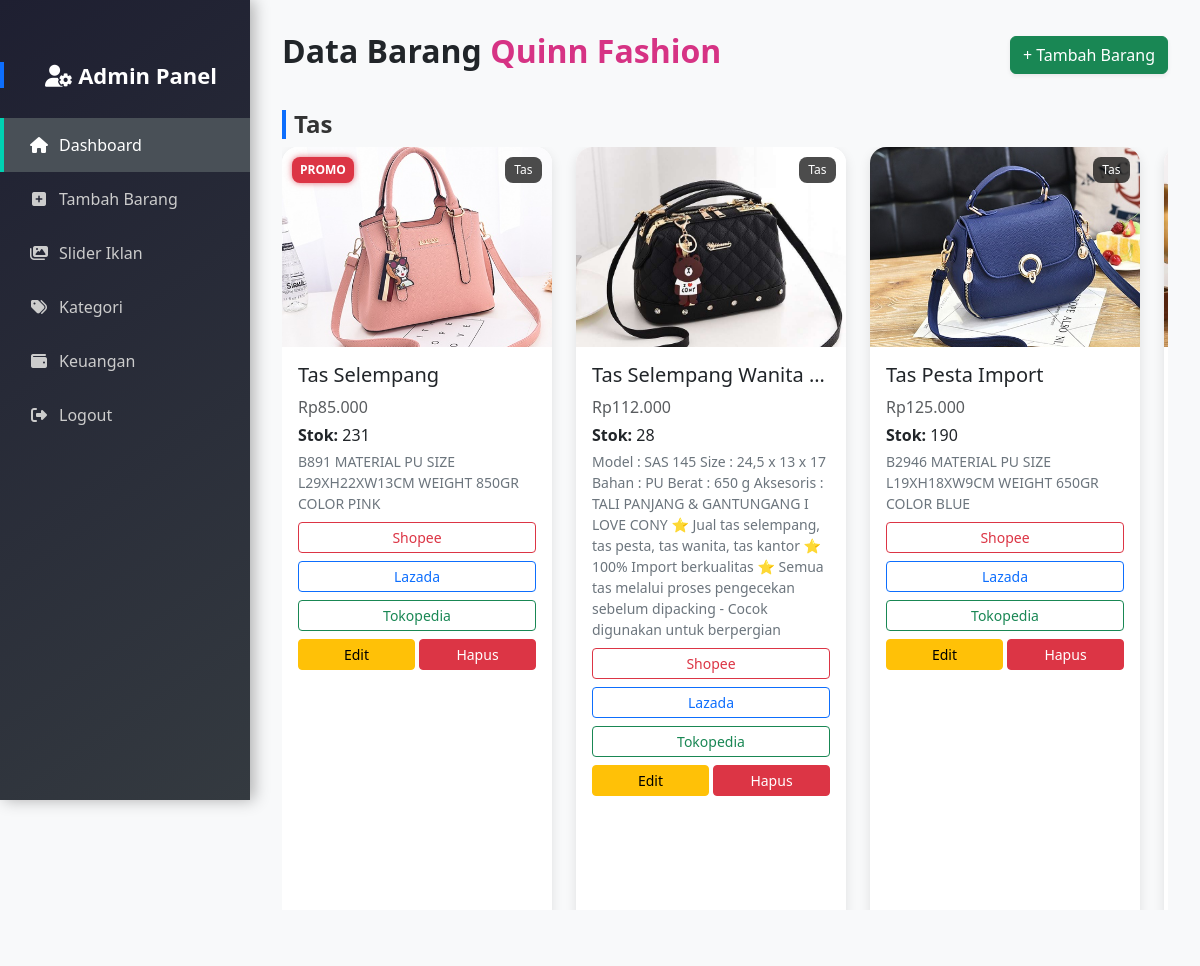
The app's page /index.php (signed in) with its own data.
### tables this page shows
CREATE TABLE `barang` (
  `id` int(11) NOT NULL,
  `nama_barang` varchar(100) NOT NULL,
  `harga` int(11) NOT NULL,
  `stok` int(11) NOT NULL,
  `gambar` varchar(255) DEFAULT NULL,
  `deskripsi` text DEFAULT NULL,
  `link_shopee` text DEFAULT NULL,
  `link_lazada` text DEFAULT NULL,
  `link_tokopedia` text DEFAULT NULL,
  `created_at` timestamp NOT NULL DEFAULT current_timestamp(),
  `kategori_id` int(11) DEFAULT NULL,
  `promo` varchar(255) DEFAULT NULL
);

### index.php (the view, shortened to what this page needs)
<?php
include 'inc/db.php';
include 'inc/sidebar.php';
$barang = mysqli_query($conn, "SELECT barang.*, kategori.nama_kategori FROM barang JOIN kategori ON barang.kategori_id = kategori.id");
?>
<link href="https://cdn.jsdelivr.net/npm/bootstrap@5.3.0/dist/css/bootstrap.min.css" rel="stylesheet">
<div class="main-content">
    <div class="d-flex justify-content-between align-items-center mb-4">
        <h2 class="fw-bold">Data Barang <span style="color:#d63384">Quinn Fashion</span></h2>
        <a href="tambah_barang.php" class="btn btn-success shadow-sm">+ Tambah Barang</a>
    </div>
    <?php
    $kategoriBarang = [];
    while ($row = mysqli_fetch_assoc($barang)) {
        $kategoriBarang[$row['nama_kategori']][] = $row;
    }
    foreach ($kategoriBarang as $kategori => $items) {
        echo "<h4>$kategori</h4>";
        echo "<div class='scrolling-wrapper'>";
        foreach ($items as $row) {
            echo "<div class='card product-card'>";
            if (!empty(trim($row['promo']))) {
                echo "<span class='badge-promo'>PROMO</span>";
            }
            echo "
                <img src='img/{$row['gambar']}' class='card-img-top' alt='Gambar'>
                <span class='badge-kategori'>{$kategori}</span>
                <div class='card-body'>
                    <h5 class='card-title text-truncate'>{$row['nama_barang']}</h5>
                    <p class='card-text mb-1 text-muted'>Rp" . number_format($row['harga'], 0, ',', '.') . "</p>
                    <p class='card-text mb-1'><strong>Stok:</strong> {$row['stok']}</p>
                    <p class='card-text small mb-2 text-secondary'>{$row['deskripsi']}</p>
                    <div class='d-grid gap-2 mb-2'>
                        <a href='{$row['link_shopee']}' target='_blank' class='btn btn-sm btn-outline-danger'>Shopee</a>
                        <a href='{$row['link_lazada']}' target='_blank' class='btn btn-sm btn-outline-primary'>Lazada</a>
                        <a href='{$row['link_tokopedia']}' target='_blank' class='btn btn-sm btn-outline-success'>Tokopedia</a>
                    </div>
                    <div class='d-flex justify-content-between'>
                        <a href='edit_barang.php?id={$row['id']}' class='btn btn-warning btn-sm w-50 me-1'>Edit</a>
                        <a href='hapus_barang.php?id={$row['id']}' onclick=\"return confirm('Yakin ingin hapus barang ini?')\" class='btn btn-danger btn-sm w-50'>Hapus</a>
                    </div>
                </div>
            </div>";
        }
        echo "</div>";
    }
    ?>
</div>

### inc/sidebar.php (style rules this page uses)
.main-content { margin-left: 250px; padding: 25px; }

### index.php (style rules this page uses)
.main-content { padding: 2rem; }
.scrolling-wrapper { overflow-x: auto; display: flex; gap: 1.5rem; padding-bottom: 1rem; }
.product-card { min-width: 270px; max-width: 270px; flex: 0 0 auto; border: none; border-radius: 16px; overflow: hidden; box-shadow: 0 4px 12px rgba(0,0,0,0.1); transition: transform 0.2s ease, box-shadow 0.3s ease; position: relative; }
.product-card img { height: 200px; object-fit: cover; }
.badge-kategori { position: absolute; top: 10px; right: 10px; background: rgba(0,0,0,0.7); color: #fff; padding: 0.25rem 0.6rem; font-size: 0.75rem; border-radius: 8px; }
.badge-promo { position: absolute; top: 10px; left: 10px; background: #dc3545; color: white; padding: 0.25rem 0.5rem; font-size: 0.75rem; font-weight: 600; border-radius: 8px; z-index: 10; text-transform: uppercase; box-shadow: 0 0 6px rgba(220, 53, 69, 0.7); }
h4 { color: #333; font-weight: 600; margin-top: 2rem; border-left: 4px solid #0d6efd; padding-left: 0.5rem; }

### records on screen
barang: promo "PROMO", gambar (picture), kategori "Tas", nama_barang "Tas Selempang", harga "85.000", stok "231", deskripsi "B891 MATERIAL PU SIZE L29XH22XW13CM WEIGHT 850GR COLOR PINK"
barang: gambar (picture), kategori "Tas", nama_barang "Tas Selempang Wanita…", harga "112.000", stok "28", deskripsi "Model : SAS 145 Size : 24,5 x 13 x 17 Bahan : PU Berat : 650 g Aksesoris : TALI PANJANG & GANTUNGANG I LOVE CONY ⭐ Jual tas selempang, tas pesta, tas wanita, tas kantor ⭐ 100% Import berkualitas ⭐ Semua tas melalui proses pengecekan sebelum dipacking - Cocok digunakan untuk berpergian"
barang: gambar (picture), kategori "Tas", nama_barang "Tas Pesta Import", harga "125.000", stok "190", deskripsi "B2946 MATERIAL PU SIZE L19XH18XW9CM WEIGHT 650GR COLOR BLUE"
barang: gambar (picture)

### other values on screen
$kategori "Tas"
